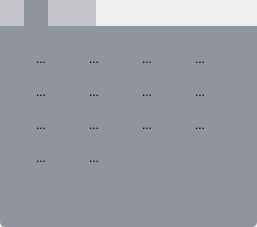
<?xml version="1.0" encoding="UTF-8"?>
<ui version="4.0">
 <class>COperationZoneLeftDockWidget</class>
 <widget class="QDockWidget" name="COperationZoneLeftDockWidget">
  <property name="geometry">
   <rect>
    <x>0</x>
    <y>0</y>
    <width>257</width>
    <height>227</height>
   </rect>
  </property>
  <property name="styleSheet">
   <string notr="true">
QToolButton:checked{ 
color:rgb(255,255,255);
background:rgb(255,255,255);
}

QToolButton:pressed{ 
color:rgb(255, 255, 255);
background:rgb(255,255,255);
}

QTabWidget::pane
{
	border: 1px;
	background: rgb(144,148,156);
	border-bottom-left-radius:5px;
	border-bottom-right-radius:5px;
}

QTabBar::tab:!selected
{
	color: rgb(196,195,202);
	background:rgb(196,195,202);
}

QTabBar::tab:selected
{
	color: rgb(144,148,156);
	background:rgb(144,148,156);
}</string>
  </property>
  <property name="windowTitle">
   <string>DockWidget</string>
  </property>
  <widget class="QWidget" name="dockWidgetContents">
   <property name="minimumSize">
    <size>
     <width>1</width>
     <height>1</height>
    </size>
   </property>
   <layout class="QVBoxLayout" name="verticalLayout">
    <property name="spacing">
     <number>0</number>
    </property>
    <property name="leftMargin">
     <number>0</number>
    </property>
    <property name="topMargin">
     <number>0</number>
    </property>
    <property name="rightMargin">
     <number>0</number>
    </property>
    <property name="bottomMargin">
     <number>0</number>
    </property>
    <item>
     <widget class="QTabWidget" name="tabWidget">
      <property name="minimumSize">
       <size>
        <width>63</width>
        <height>0</height>
       </size>
      </property>
      <property name="autoFillBackground">
       <bool>true</bool>
      </property>
      <property name="styleSheet">
       <string notr="true"/>
      </property>
      <property name="tabPosition">
       <enum>QTabWidget::North</enum>
      </property>
      <property name="tabShape">
       <enum>QTabWidget::Rounded</enum>
      </property>
      <property name="currentIndex">
       <number>1</number>
      </property>
      <property name="iconSize">
       <size>
        <width>31</width>
        <height>20</height>
       </size>
      </property>
      <property name="tabsClosable">
       <bool>false</bool>
      </property>
      <property name="movable">
       <bool>true</bool>
      </property>
      <property name="tabBarAutoHide">
       <bool>true</bool>
      </property>
      <widget class="QWidget" name="tab_4">
       <attribute name="icon">
        <iconset resource="it_icons.qrc">
         <normaloff>:/it_icons/1.3.png</normaloff>:/it_icons/1.3.png</iconset>
       </attribute>
       <attribute name="title">
        <string/>
       </attribute>
      </widget>
      <widget class="QWidget" name="tab_2">
       <property name="minimumSize">
        <size>
         <width>63</width>
         <height>30</height>
        </size>
       </property>
       <attribute name="icon">
        <iconset resource="it_icons.qrc">
         <normaloff>:/it_icons/1.2.png</normaloff>:/it_icons/1.2.png</iconset>
       </attribute>
       <attribute name="title">
        <string/>
       </attribute>
       <widget class="QWidget" name="gridLayoutWidget">
        <property name="geometry">
         <rect>
          <x>0</x>
          <y>10</y>
          <width>241</width>
          <height>146</height>
         </rect>
        </property>
        <layout class="QGridLayout" name="gridLayout">
         <property name="spacing">
          <number>0</number>
         </property>
         <item row="2" column="0">
          <widget class="QToolButton" name="toolButton_9">
           <property name="text">
            <string>...</string>
           </property>
           <property name="icon">
            <iconset resource="it_icons.qrc">
             <normaloff>:/it_icons/2.9.png</normaloff>:/it_icons/2.9.png</iconset>
           </property>
           <property name="iconSize">
            <size>
             <width>30</width>
             <height>30</height>
            </size>
           </property>
           <property name="checkable">
            <bool>true</bool>
           </property>
           <property name="autoRaise">
            <bool>true</bool>
           </property>
          </widget>
         </item>
         <item row="1" column="7">
          <widget class="QToolButton" name="toolButton_10">
           <property name="text">
            <string>...</string>
           </property>
           <property name="icon">
            <iconset resource="it_icons.qrc">
             <normaloff>:/it_icons/2.8.png</normaloff>:/it_icons/2.8.png</iconset>
           </property>
           <property name="iconSize">
            <size>
             <width>30</width>
             <height>30</height>
            </size>
           </property>
           <property name="checkable">
            <bool>true</bool>
           </property>
           <property name="autoRaise">
            <bool>true</bool>
           </property>
          </widget>
         </item>
         <item row="0" column="1">
          <widget class="QToolButton" name="toolButton_8">
           <property name="text">
            <string>...</string>
           </property>
           <property name="icon">
            <iconset resource="it_icons.qrc">
             <normaloff>:/it_icons/2.2.png</normaloff>:/it_icons/2.2.png</iconset>
           </property>
           <property name="iconSize">
            <size>
             <width>30</width>
             <height>30</height>
            </size>
           </property>
           <property name="checkable">
            <bool>true</bool>
           </property>
           <property name="autoRaise">
            <bool>true</bool>
           </property>
          </widget>
         </item>
         <item row="0" column="2">
          <widget class="QToolButton" name="toolButton_7">
           <property name="text">
            <string>...</string>
           </property>
           <property name="icon">
            <iconset resource="it_icons.qrc">
             <normaloff>:/it_icons/2.3.png</normaloff>:/it_icons/2.3.png</iconset>
           </property>
           <property name="iconSize">
            <size>
             <width>30</width>
             <height>30</height>
            </size>
           </property>
           <property name="checkable">
            <bool>true</bool>
           </property>
           <property name="autoRaise">
            <bool>true</bool>
           </property>
          </widget>
         </item>
         <item row="0" column="7">
          <widget class="QToolButton" name="toolButton_5">
           <property name="text">
            <string>...</string>
           </property>
           <property name="icon">
            <iconset resource="it_icons.qrc">
             <normaloff>:/it_icons/2.4.png</normaloff>:/it_icons/2.4.png</iconset>
           </property>
           <property name="iconSize">
            <size>
             <width>30</width>
             <height>30</height>
            </size>
           </property>
           <property name="checkable">
            <bool>true</bool>
           </property>
           <property name="autoRaise">
            <bool>true</bool>
           </property>
          </widget>
         </item>
         <item row="0" column="0">
          <widget class="QToolButton" name="toolButton">
           <property name="text">
            <string>...</string>
           </property>
           <property name="icon">
            <iconset resource="it_icons.qrc">
             <normaloff>:/it_icons/2.1.png</normaloff>:/it_icons/2.1.png</iconset>
           </property>
           <property name="iconSize">
            <size>
             <width>30</width>
             <height>30</height>
            </size>
           </property>
           <property name="checkable">
            <bool>true</bool>
           </property>
           <property name="autoRaise">
            <bool>true</bool>
           </property>
          </widget>
         </item>
         <item row="1" column="0">
          <widget class="QToolButton" name="toolButton_4">
           <property name="text">
            <string>...</string>
           </property>
           <property name="icon">
            <iconset resource="it_icons.qrc">
             <normaloff>:/it_icons/2.5.png</normaloff>:/it_icons/2.5.png</iconset>
           </property>
           <property name="iconSize">
            <size>
             <width>30</width>
             <height>30</height>
            </size>
           </property>
           <property name="checkable">
            <bool>true</bool>
           </property>
           <property name="autoRaise">
            <bool>true</bool>
           </property>
          </widget>
         </item>
         <item row="1" column="2">
          <widget class="QToolButton" name="toolButton_3">
           <property name="text">
            <string>...</string>
           </property>
           <property name="icon">
            <iconset resource="it_icons.qrc">
             <normaloff>:/it_icons/2.7.png</normaloff>:/it_icons/2.7.png</iconset>
           </property>
           <property name="iconSize">
            <size>
             <width>30</width>
             <height>30</height>
            </size>
           </property>
           <property name="checkable">
            <bool>true</bool>
           </property>
           <property name="autoRaise">
            <bool>true</bool>
           </property>
          </widget>
         </item>
         <item row="2" column="1">
          <widget class="QToolButton" name="toolButton_6">
           <property name="text">
            <string>...</string>
           </property>
           <property name="icon">
            <iconset resource="it_icons.qrc">
             <normaloff>:/it_icons/2.10.png</normaloff>:/it_icons/2.10.png</iconset>
           </property>
           <property name="iconSize">
            <size>
             <width>30</width>
             <height>30</height>
            </size>
           </property>
           <property name="checkable">
            <bool>true</bool>
           </property>
           <property name="autoRaise">
            <bool>true</bool>
           </property>
          </widget>
         </item>
         <item row="1" column="1">
          <widget class="QToolButton" name="toolButton_2">
           <property name="text">
            <string>...</string>
           </property>
           <property name="icon">
            <iconset resource="it_icons.qrc">
             <normaloff>:/it_icons/2.6.png</normaloff>:/it_icons/2.6.png</iconset>
           </property>
           <property name="iconSize">
            <size>
             <width>30</width>
             <height>30</height>
            </size>
           </property>
           <property name="checkable">
            <bool>true</bool>
           </property>
           <property name="checked">
            <bool>false</bool>
           </property>
           <property name="autoRaise">
            <bool>true</bool>
           </property>
          </widget>
         </item>
         <item row="2" column="7">
          <widget class="QToolButton" name="toolButton_12">
           <property name="text">
            <string>...</string>
           </property>
           <property name="icon">
            <iconset resource="it_icons.qrc">
             <normaloff>:/it_icons/2.12.png</normaloff>:/it_icons/2.12.png</iconset>
           </property>
           <property name="iconSize">
            <size>
             <width>30</width>
             <height>30</height>
            </size>
           </property>
           <property name="checkable">
            <bool>true</bool>
           </property>
           <property name="autoRaise">
            <bool>true</bool>
           </property>
          </widget>
         </item>
         <item row="2" column="2">
          <widget class="QToolButton" name="toolButton_11">
           <property name="text">
            <string>...</string>
           </property>
           <property name="icon">
            <iconset resource="it_icons.qrc">
             <normaloff>:/it_icons/2.11.png</normaloff>:/it_icons/2.11.png</iconset>
           </property>
           <property name="iconSize">
            <size>
             <width>30</width>
             <height>30</height>
            </size>
           </property>
           <property name="checkable">
            <bool>true</bool>
           </property>
           <property name="autoRaise">
            <bool>true</bool>
           </property>
          </widget>
         </item>
         <item row="3" column="0">
          <widget class="QToolButton" name="toolButton_13">
           <property name="text">
            <string>...</string>
           </property>
           <property name="icon">
            <iconset resource="it_icons.qrc">
             <normaloff>:/it_icons/2.13.png</normaloff>:/it_icons/2.13.png</iconset>
           </property>
           <property name="iconSize">
            <size>
             <width>30</width>
             <height>30</height>
            </size>
           </property>
           <property name="checkable">
            <bool>true</bool>
           </property>
           <property name="autoRaise">
            <bool>true</bool>
           </property>
          </widget>
         </item>
         <item row="3" column="1">
          <widget class="QToolButton" name="toolButton_14">
           <property name="text">
            <string>...</string>
           </property>
           <property name="icon">
            <iconset resource="it_icons.qrc">
             <normaloff>:/it_icons/2.14.png</normaloff>:/it_icons/2.14.png</iconset>
           </property>
           <property name="iconSize">
            <size>
             <width>30</width>
             <height>30</height>
            </size>
           </property>
           <property name="checkable">
            <bool>true</bool>
           </property>
           <property name="autoRaise">
            <bool>true</bool>
           </property>
          </widget>
         </item>
        </layout>
       </widget>
      </widget>
      <widget class="QWidget" name="tab_3">
       <attribute name="icon">
        <iconset resource="it_icons.qrc">
         <normaloff>:/it_icons/1.4.png</normaloff>:/it_icons/1.4.png</iconset>
       </attribute>
       <attribute name="title">
        <string/>
       </attribute>
      </widget>
      <widget class="QWidget" name="tab">
       <attribute name="icon">
        <iconset resource="it_icons.qrc">
         <normaloff>:/it_icons/1.1.png</normaloff>:/it_icons/1.1.png</iconset>
       </attribute>
       <attribute name="title">
        <string/>
       </attribute>
      </widget>
     </widget>
    </item>
   </layout>
  </widget>
 </widget>
 <resources>
  <include location="it_icons.qrc"/>
 </resources>
 <connections/>
</ui>
